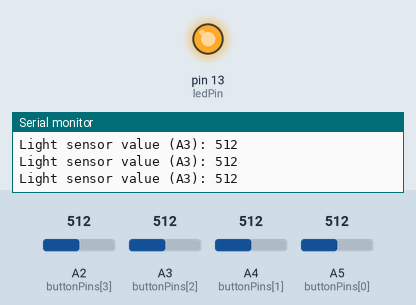
A sketch run on a simulated Arduino Uno, built with avr-gcc and run on an emulated ATmega328P. On the bench: output pins drawn as LEDs (lit = HIGH), the last lines printed to the serial monitor. The inputs (shaded band) are chosen by the test bench; at power-on: A3 (buttonPins[2]) = 512, A5 (buttonPins[0]) = 512, A2 (buttonPins[3]) = 512, A4 (buttonPins[1]) = 512.

Above: at 1.2 s.
1.3 s: A3 (buttonPins[2]) set to 414
4.3 s: A3 (buttonPins[2]) set to 390
7.3 s: A5 (buttonPins[0]) set to 311
At 8.9 s:
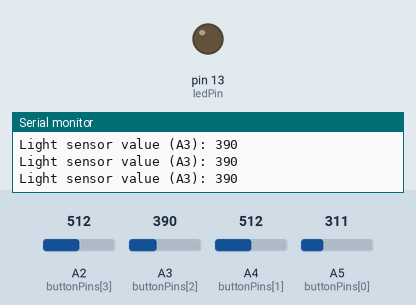
9.5 s: A5 (buttonPins[0]) set to 294
12.5 s: A2 (buttonPins[3]) set to 105
15.5 s: A2 (buttonPins[3]) set to 90
Timing chart, 0 to 22.5 s (numbered marks = the images above; inputs shaded):
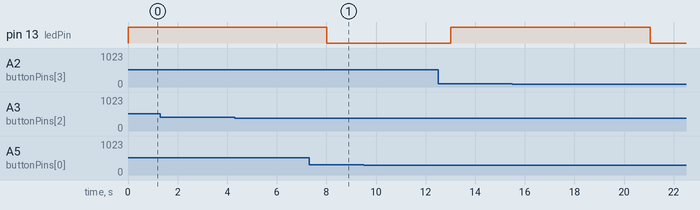

The sketch:

arduino.ino
```cpp
#include <ArduinoJson.h>

// Analog pins connected to buttons and sensors
const int buttonPins[4] = {A5, A4, A3, A2};
bool buttonStates[4] = {false, false, false, false}; // Record button states
const int buttonThreshold = 100; // Button voltage threshold; below 100 is considered pressed
const int lightSensorThreshold = 400; // Light sensor threshold; above 400 is considered pressed
const int tiltSensorThreshold = 30; // Tilt sensor threshold; above 3500 is considered pressed
const int pressureSensorThreshold = 300; // Pressure sensor threshold; above 3700 is considered pressed
const int ledPin = 13; // Define LED pin

unsigned long eventStartTime = 0; // Record the time when button is pressed
const unsigned long waitDuration = 8000; // Wait for 8 seconds before turning on LED
const unsigned long ledDuration = 5000; // LED stays on for 5 seconds
bool isWaiting = false; // Whether we are in the waiting period
bool isLedOn = false; // Whether the LED is currently on

void sendData() {
  StaticJsonDocument<200> resJson;
  JsonObject data = resJson.createNestedObject("data");

  // Send button states
  for (int i = 0; i < 4; i++) {
    data["button" + String(i + 1)] = buttonStates[i];
  }

  String resTxt;
  serializeJson(resJson, resTxt);
  Serial.println(resTxt);  // Ensure newline for p5.js compatibility
}

void setup() {
  Serial.begin(9600);
  while (!Serial) {}

  // Initialize analog pins
  for (int i = 0; i < 4; i++) {
    pinMode(buttonPins[i], INPUT);
  }

  pinMode(ledPin, OUTPUT);
  digitalWrite(ledPin, HIGH);
}

void loop() {
  bool updated = false;

  for (int i = 0; i < 4; i++) {
    int analogValue = analogRead(buttonPins[i]);
    bool newState;

    if (i == 2) { // A3 is now a light sensor
      Serial.print("Light sensor value (A3): ");
      Serial.println(analogValue);
      newState = analogValue > lightSensorThreshold;
    } else if (i == 1) { // A4 is now a tilt sensor
      //Serial.print("Tilt sensor value (A4): ");
      //Serial.println(analogValue);
      newState = analogValue > tiltSensorThreshold;
    } else if (i == 0) { // A5 is now a pressure sensor
      //Serial.print("Pressure sensor value (A5): ");
      //Serial.println(analogValue);
      newState = analogValue > pressureSensorThreshold;
    } else {
      newState = analogValue > buttonThreshold;
    }

    if (newState != buttonStates[i]) {
      buttonStates[i] = newState;
      updated = true;
    }
  }

  if (buttonStates[3] && !isWaiting && !isLedOn) {
    eventStartTime = millis();
    isWaiting = true;
  }

  if (isWaiting && (millis() - eventStartTime >= waitDuration)) {
    digitalWrite(ledPin, LOW);
    isLedOn = true;
    isWaiting = false;
    eventStartTime = millis();
  }

  if (isLedOn && (millis() - eventStartTime >= ledDuration)) {
    digitalWrite(ledPin, HIGH);
    isLedOn = false;
  }

  if (updated) {
    sendData();
  }

  delay(10);
}
```
